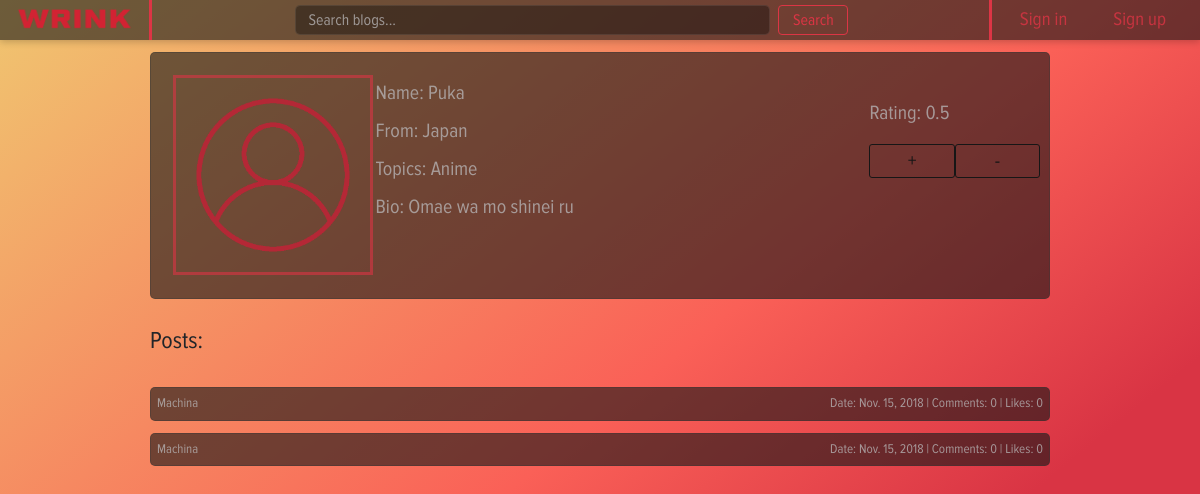
/profile/4, run on an earlier commit of the app's database.
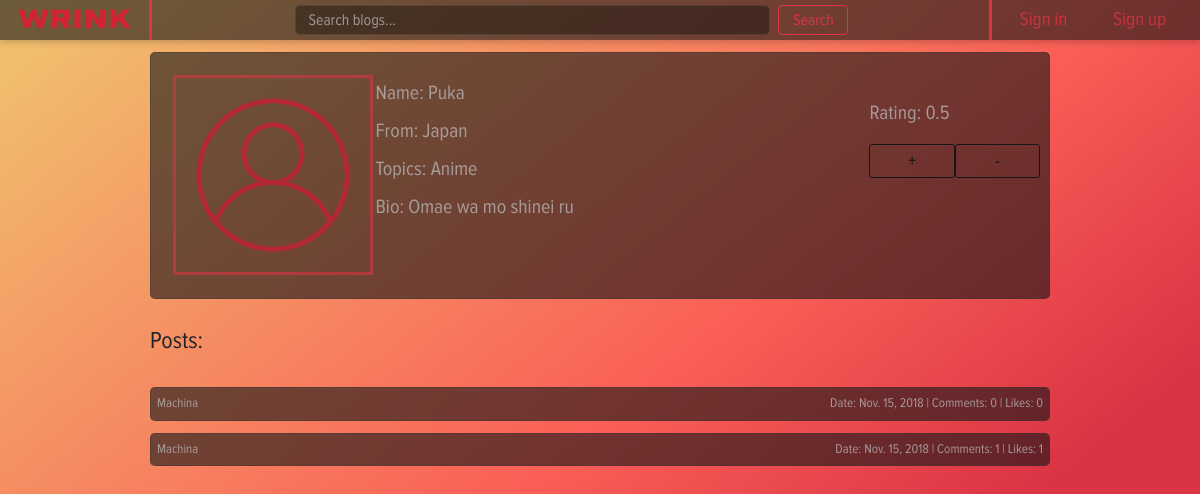
And on a later commit of the database.
### post/models.py (models this page shows)
class Post(models.Model):
    title = models.CharField(max_length=100, blank=True)
    body = FroalaField(theme='dark')
    date = models.DateField(blank=True)
    author = models.ForeignKey(User, on_delete=models.CASCADE)
    voters = models.ManyToManyField(Profile)
    likes = models.IntegerField(default=0, blank=True)
    def get_absolute_url(self):
        return reverse_lazy('post_page', kwargs={'post_id': self.id})

### user_profile/views.py (the view, shortened to what this page needs)
# urls.py: re_path(r'^(?P<profile_id>\d+)$', views.profile_page, name='profile_page'),
def profile_page(request, profile_id):
    context = authenticated(request)
    if request.method == 'POST' and 'save' in request.POST:
        user_profile = request.user
        user_form = UserForm(request.POST, instance=request.user)
        profile_form = ProfileForm(request.POST, instance=request.user.profile)
        if user_form.is_valid() and profile_form.is_valid():
            user_form.save()
            profile_form.save()
            messages.success(request, 'Your profile was successfully updated!')
        else:
            messages.error(request, 'Please correct the error below.')
    else:
        try:
            profile = Profile.objects.get(pk=profile_id)
            user_profile = profile.user
            context['posts'] = Post.objects.filter(author=user_profile)
        except ObjectDoesNotExist:
            return render(request, 'home/home_page.html', context)
    context['user_profile'] = user_profile
    context['rating'] = count_rating(user_profile)
    return render(request, 'profile/profile_page.html', context)

### home/views.py (called while the page is built)
def check_authentication(request):
    context = dict()
    context['authenticated'] = request.user.is_authenticated
    if context['authenticated']:
        context['user'] = request.user
    return context

### user_profile/views.py (called while the page is built)
def count_rating(user):
    try:
        rating = user.profile.likes / user.profile.voters.count()
    except ZeroDivisionError:
        rating = 1.0
    return rating

### user_profile/templates/profile/profile_page.html (shortened to what this page needs)
{% extends "wrapper.html" %}
{% block style %}
    <link rel="stylesheet" href="/static/css/profile_style.css">
{% endblock %}
{% block content %}
    <div class="row">
        <div class="column" style="width: 25%;">
            <img src="/static/images/account.png" id="photo" alt="photo">
        </div>
        <div class="column">
            <div style="margin-top: 5%;">
                <label class="label">Name: {{ user_profile.first_name }}</label>
            </div>
            <div>
                <label class="label">From: {{ user_profile.profile.location }}</label>
            </div>
            <div>
                <label class="label">Topics: {{ user_profile.profile.topics }}</label>
            </div>
            <div>
                <label class="label">Bio: {{ user_profile.profile.bio }}</label>
            </div>
        </div>
        <div class="column" style="width: 20%;">
            <div style="margin-top: 25%;">
                <label class="label">Rating: {{ rating }}</label>
                <div style="margin-right: 5%;">
                    <form action="" method="post">{% csrf_token %}
                        <button type="submit" class="postButton" name="plus">+</button>
                    </form>
                    <form action="" method="post">{% csrf_token %}
                        <button type="submit" class="minusButton" name="minus">-</button>
                    </form>
                </div>
            </div>
        </div>
    </div>
    <div class="row" id="breaker">
        <p>
            Posts:
        </p>
    </div>
    {% if posts %}
        {% for post in posts %}
            <div class="row" id="postLine">
                <a href="{{ post.get_absolute_url }}" id="post">{{ post.title }}</a>
                <span class="info">
                    <span class="infoElement">Date: {{ post.date }}</span> |
                    <span class="infoElement">Comments: {{ post.likes }}</span> |
                    <span class="infoElement">Likes: {{ post.likes }}</span>
                </span>
            </div>
        {% endfor %}
    {% else %}
        <div class="row" id="breaker">
            <p>
                There is no any post yet...
            </p>
        </div>
    {% endif %}
{% endblock %}

What changed in the data, as far as the page shows it:
changed Post (number 2 of 2 on the later page): likes "0" → "1"
